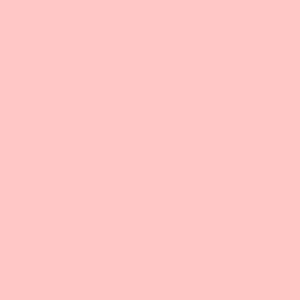
Frame 1 (no input)
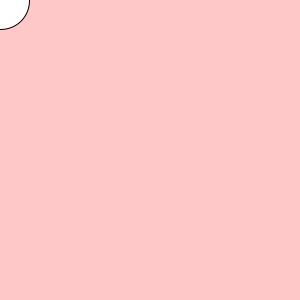
Frame 60 (the mouse pressed at the canvas centre just before this capture)
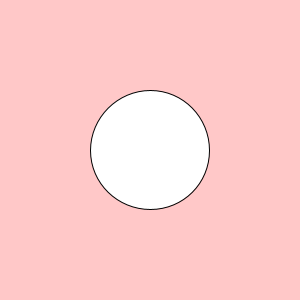
Frame 120 (the mouse held since frame 60 and released just before this capture)

The Processing sketch that drew these frames (run headless with seeded random() and noise(); from frame 60 on, the mouse is pressed at the canvas centre):

// Processing sketch: processing_49072
// ── processing_49072.pde



int circleX = 0;

void setup () {
  
  size (300,300);
  smooth();
  
  
}

void draw () {
  
  background (255,200,200);
  ellipse (mouseX, mouseY,circleX,circleX);
  
  circleX = circleX +1;
  
}
